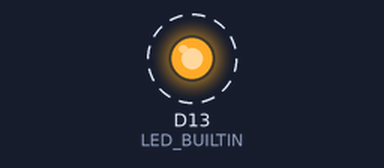
This program was run on a simulated STM32 Nucleo. Parts: output pins drawn as LEDs (lit = HIGH). Dashed ring = blinking.

Above: at 0.2 s.
Timing chart, 0 to 3.0 s (numbered marks = the images above):
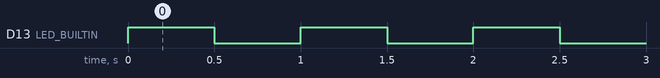

Measured:
- by itself, D13 (LED_BUILTIN): alternates HIGH for 0.50 s and LOW for 0.50 s

The program:

main.cpp
```cpp
// Challenge Level 3 -- Button Speed
//
// USER_BTN is defined by the STM32duino core for boards that have a
// dedicated user button (Nucleo's blue "B1" button, Black Pill's "K1").
// It's wired active-LOW: digitalRead(USER_BTN) reads LOW while pressed,
// HIGH while released. That's why we use INPUT_PULLUP below.
//
// Right now the LED blinks at a single fixed speed and ignores the
// button entirely.
//
// TODO: read USER_BTN in loop() and use a shorter BLINK_INTERVAL_MS while
// it's held down, going back to the normal speed when it's released.

#include <Arduino.h>

const unsigned long BLINK_INTERVAL_MS = 500;

void setup() {
  pinMode(LED_BUILTIN, OUTPUT);
  pinMode(USER_BTN, INPUT_PULLUP);
}

void loop() {
  digitalWrite(LED_BUILTIN, !digitalRead(LED_BUILTIN));
  delay(BLINK_INTERVAL_MS);
}
```
